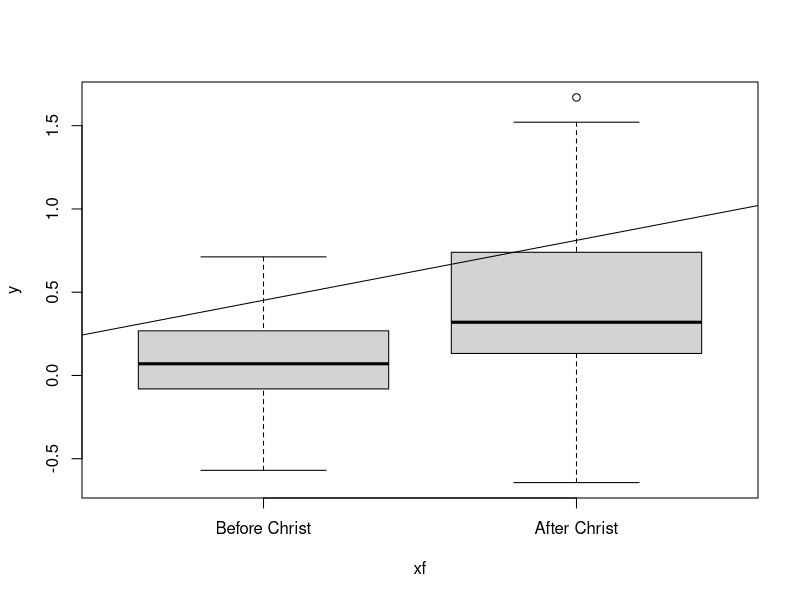
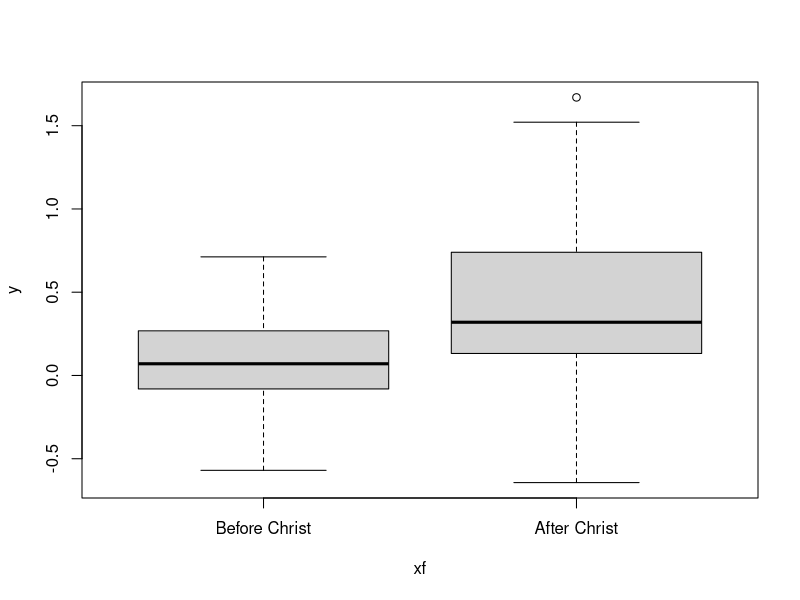

Generate these figures, in order, with R: (Note: this script raises an error after producing the figures.)
## Paul Johnson 20130520, 20140805
## Investigates tricky problem with addition of regression lines
## to box plots.

## Note: I think a "line" is a wrong way to plot the effect of
## a categorical predictor.  But this is a pretty interesting
## example of the way factors in R can produce surprising
## results.

## There are more-or-less good "automatic" ways to do this in various
## R packages.  You could try the termplot function in the base R
## stats package. This work is partly intended to help users
## understand the basic idea of a factor variable and how R tools
## characterize and interact with them.

set.seed(234234)
x <- sample(c("AD","BC"), 100, replace = TRUE)
xf <- factor(x, levels = c("BC", "AD"),
             labels = c("Before Christ","After Christ"))
##y <- rnorm(100) + contrasts(xf)[xf] * 0.5
y <-  rnorm(100, mean = as.numeric(xf) * 0.15,
            sd = as.numeric(xf) * 0.3)
dat <- data.frame(x, xf, y)
rm(x, xf, y) ## tidiness is next to godliness

m1 <- lm (y ~ xf, data = dat)

plot(y ~ xf, data = dat)

abline (m1)

## Just a little problem the line does not "go through" the box
## plot in the right spot because contrasts(xf) is 0,1 but
## the plot uses xf in 1,2.

xlevels <- levels(dat$xf)
newdf <- data.frame(xf = xlevels)
newdf$fit <- predict(m1, newdata = newdf)
newdf

##Watch now: the plot comes out "reversed", AC before BC
plot(y ~ xf, data = dat)
lines(fit ~ xf, newdf)
## Ach. That's horrible.

## Its a puzzler. Better look at the regression

summary(m1)

## Ah. Now I see. Compare


levels(dat$xf)

levels(newdf$xf)

## Why doesnt newdf$xf respect the ordering of the levels?

xlevels

## This seems a little horrible to me. newdf$xf was
## created "afresh", and it alphabetized the levels. Hassle

newdf$xf <- relevel(newdf$xf, ref = "Before Christ")
newdf$fit <- predict(m1, newdata = newdf)

plot(y ~ xf, data = dat)
lines(fit ~ xf, newdf, col = "red", lwd = 2)
## OK, that got it going in the right direction.
## And, since I made y gamma distributed, you now clearly
## see that the fitted (expected) value of y
## is not the same as the observed median.
##
## But did I want that line to stop that way? I want it to
## go a little further. But to decide how, I need to learn
## the coordinate system.

## Lets explore how R is drawing that plot. Recall
## plot is a generic function, R is sending the work to boxplot
##
## This produces the same graph
boxplot(y ~ xf, data = dat)

## OK, now realize that boxplot generates an output
bp1 <-  boxplot(y ~ xf, data = dat)

bp1

## Lets test placement of points:

text(0.5, -0.5, "Low Left", pos = 4)
text(1.5, -0.5, "Low Mid", pos = 1)
text(2.5, -0.5, "Low Right", pos = 2)

## It appears I want a line that goes from 0.5 to 2.5 on the x
## axis.

xnew <- c(0.5, 2.5)

## We know the line should go through
x <- c(1, 2) ## numeric values of xf
y <- newdf$fit

## OMG. This is the first time I've ever needed the
## "point-to-point" formula for a linear equation.
## y = y1 + [(y2 - y1) / (x2 - x1)]·(x - x1),

ppform <- function(x, y, newx) {
    y[1] + (newx - x[1])* (y[2] - y[1])/(x[2] - x[1])
                   }

## Better test that with the known values
ppform(x, y, c(1, 2))
## Matches newdf

xnew <-  c(0.5, 2.5)
ynew <- ppform(x, y, xnew)

bp1 <-  boxplot(y ~ xf, data = dat)
lines(xnew, ynew, lwd = 2, col = "purple")

## Well, that was a pain, but it shows an easy way to
## draw the confidence intervals.

newdf <- data.frame(xf = xlevels)
newdf$xf <- relevel(newdf$xf, ref = "Before Christ")
fit <- predict(m1, newdata = newdf, interval = "confidence")
newdf <- cbind(newdf, fit)



bp1 <-  boxplot(y ~ xf, data = dat)
lines(xnew, newdf$fit, col = "purple", lwd = 3)

lines(xnew, newdf$lwr, col = 3, lwd = 2)
lines(xnew, newdf$upr, col = 3, lwd = 2)


## I said the "regression line" drawing is not my
## favorite for a dichotomous predictor.

bp1 <-  boxplot(y ~ xf, data = dat, border = gray(.8))

lines(c(x[1]-0.5, x[1] + 0.5), rep(y[1], 2), lwd = 2)
lines(c(x[2]-0.5, x[2] + 0.5), rep(y[2], 2), lwd = 2)

lines(c(x[1]-0.25, x[1] + 0.25), rep(newdf$lwr[1], 2),
      col = 3, lwd = 1.5, lty = 2)
lines(c(x[2]-0.25, x[2] + 0.25), rep(newdf$lwr[2], 2),
      col = 3, lwd = 1.5, lty = 2)
lines(c(x[1]-0.25, x[1] + 0.25), rep(newdf$upr[1], 2),
      col = 3, lwd = 1.5, lty = 2)
lines(c(x[2]-0.25, x[2] + 0.25), rep(newdf$upr[2], 2),
      col = 3, lwd = 1.5, lty = 2)


## previous 4 commands are clear, but not concise.
## Can do better. Or assign students to.
## Vectorize it

## I'm not sure, but I think this is more beautiful with
## error bars, rather than just those boring lines.
## And lets make the predicted lines shorter

bp1 <-  boxplot(y ~ xf, data = dat, border = gray(.8))

lines(c(x[1]-0.3, x[1] + 0.3), rep(y[1], 2), lwd = 2)
lines(c(x[2]-0.3, x[2] + 0.3), rep(y[2], 2), lwd = 2)

s <- 1:2
arrows(as.numeric(newdf$xf[s]), newdf$lwr[s], as.numeric(newdf$xf[s]), newdf$upr[s], col = "red", lty = 2, code = 3, angle = 90, length = .5, lwd = 1.5)
